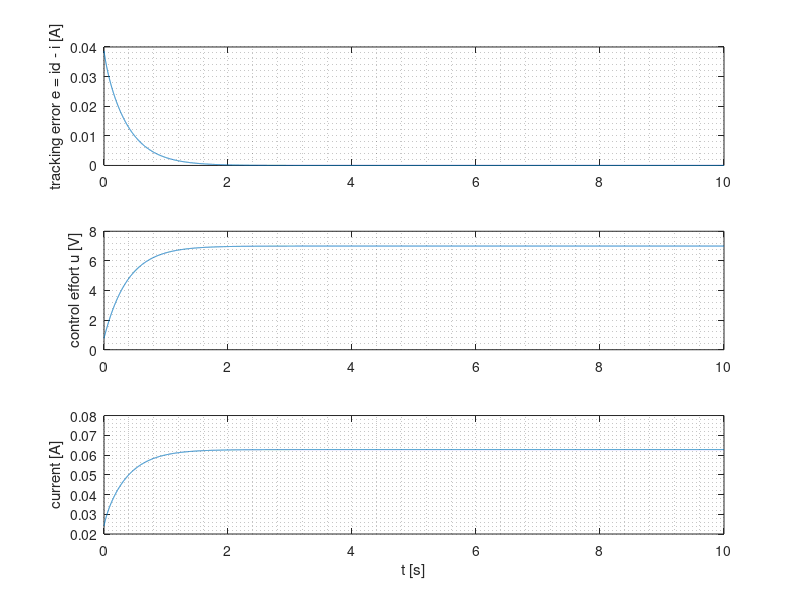

This figure's MATLAB source:
% e5q4.m: An m-file to help design a P or PI controller for Q2 of
% Experiment 5 through simulation combined with loop-shaping
% insights. The user does not need to go through the full
% loop-shaping procedure. 
%%%%%%%%%%%%%%%%%%%%%%%%%%%%%%%%%%%%%%%%%%%%%%%%%%%%%%%%%%%%%%%%%

clc; clear all, close all;
% pkg load control;
% pkg load signal;

Rs=32.05; B=8.1805e-6; Kt=25.5e-3; Kb=25.5e-3; J=1.34e-6;

K = B/(Rs*B+Kt*Kb); w1 = B/J; w2 = (Rs*B+Kt*Kb)/(Rs*J);
plant = tf(K*[1/w1,1],[1/w2,1]);

id1 = 0.06276;

% ------ Choose a controller from the following -----------------

%Kp = 20; Ki = 0;               % P controller.
%Kp = 250; Ki = 0;              % Even more P.
%Kp = 250; Ki = 100;            % P, and some I. 
%Kp = 20; Ki = 100;             % Less P, more I.
Kp = 20; Ki = 500;             % P, even more I.
%Kp = 20; Ki = 1500;            % P, a lot more I.
%Kp = 0; Ki = 1500;             % Pure I.

con = tf([Kp,Ki],[1,0]);

% i(0+) from initial value theorem:
num = Kp*K*w2/w1; 
i0 = num/(1+num);
% Therefore, initial tracking error using initial value theorem:
id = 1; % The Octave function ``step'' uses a unit step.
e0 = id - i0;
% Scale this error by id1 to see the error that may be expected
% on the actual setup.
e0scaled = e0*id1

% ------------------- Simulate CL system ------------------------

tfin = 10;      % seconds.
OLsys = series(con,plant);
[err,t2] = step(feedback(tf(1,1),OLsys),tfin,0.001);
[u,t2] = step(feedback(con,plant),tfin,0.001);
% u is the controller output (plant input).
[y,t1] = step(feedback(series(con,plant),tf(1,1)),tfin,0.001); 
% y is the motor armature current.

% -------------- Plot quantities scaled by id1 ------------------

subplot(3,1,1), plot(t2,err*id1), 
ylabel('tracking error e = id - i [A]'); 
grid(gca,'minor');

subplot(3,1,2), plot(t2,u*id1), 
ylabel('control effort u [V]'); grid(gca,'minor');

subplot(3,1,3), plot(t1,y*id1),
ylabel('current [A]'); xlabel('t [s]'); grid(gca,'minor');

% ------------------------ Questions ----------------------------
%
% 1) For each of the PI controllers listed above, is the initial
% tracking error e0, calculated from the initial value theorem,
% the same as what the plot of e vs. t shows? 
%
% 2) In tracking 0.0486 A, the initial error would be 0.0486 - 0
% = 0.0486 A, and the control effort with K_P = 20 would be
% 20*0.0486 = 0.972 V. Yet, the simulation shows the initial
% error as 0.0287 A and the control effort as 0.55 V. Is this an
% error?  
%
% ---------------------------------------------------------------